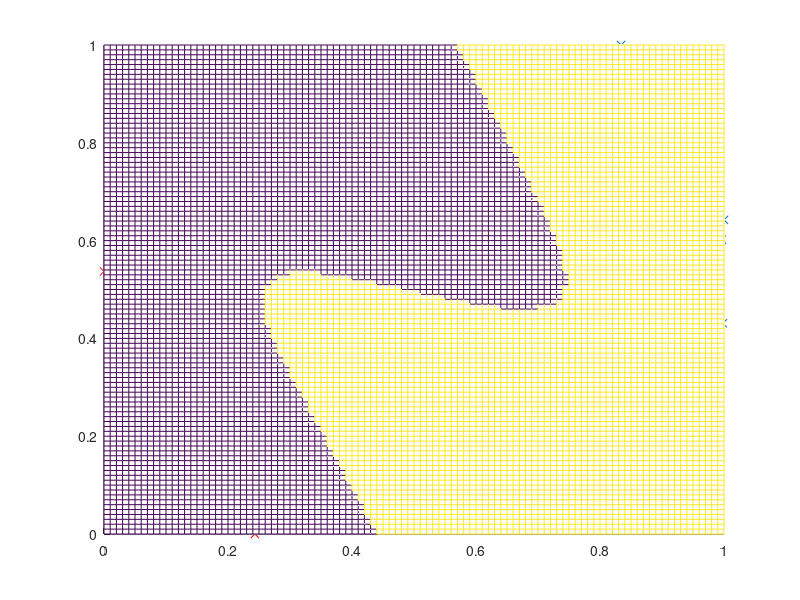

Reproduce this figure in MATLAB.
clear all
close all
clc


% gera��o dos dados
% A = gendatb([500 500]); [C,D] = gendat(A,0.2);
% xn = A.data;
% Maximo = max(xn);
% Minimo = min(xn);
% for i = 1:length(xn)
%     x(i,:) = (xn(i,:) - Minimo)./ (Maximo-Minimo) ;
% end
% 
% y = [repmat([0 1],500,1) ;repmat([1 0],500,1)]';

load('DadosExemplo.mat')
 %Par�metros
Dn=x';

[LinD ColD]=size(x');

I=randperm(ColD);
Dn=Dn(:,I);
alvos=y(:,I);   % Embaralha saidas desejadas tambem p/ manter correspondencia com vetor de entrada

% Define tamanho dos conjuntos de treinamento/teste (hold out)
ptrn=0.8;    % Porcentagem usada para treino
ptst=1-ptrn; % Porcentagem usada para teste

J=floor(ptrn*ColD);

% Vetores para treinamento e saidas desejadas correspondentes
P = Dn(:,1:J); T1 = alvos(:,1:J); 
[lP cP]=size(P);   % Tamanho da matriz de vetores de treinamento

% Vetores para teste e saidas desejadas correspondentes
Q = Dn(:,J+1:end); T2 = alvos(:,J+1:end); 
[lQ, cQ]=size(Q);   % Tamanho da matriz de vetores de teste


% DEFINE ARQUITETURA DA REDE
%===========================
Ne = 500; % No. de epocas de treinamento
Nh = 12;   % No. de nuronios na camada oculta
No = 2;   % No. de neuronios na camada de saida

alfa=0.3;   % Passo de aprendizagem

% Inicia matrizes de pesos
WW=0.2*rand(Nh,lP+1);   % Pesos entrada -> camada oculta

MM=0.2*rand(No,Nh+1);   % Pesos camada oculta -> camada de saida

%%% ETAPA DE TREINAMENTO
for t=1:Ne,
    
    Epoca=t,
    
    I=randperm(cP); P=P(:,I); T1=T1(:,I);   % Embaralha vetores de treinamento e saidas desejadas
    
    EQ=0;
    for tt=1:cP,   % Inicia LOOP de epocas de treinamento
        % CAMADA OCULTA
        X=[-1; P(:,tt)];      % Constroi vetor de entrada com adicao da entrada x0=-1
        Ui = WW * X;          % Ativacao (net) dos neuronios da camada oculta
        Yi = 1./(1+exp(-Ui)); % Saida entre [0,1] (funcao logistica)

        % CAMADA DE SAIDA 
        Y=[-1; Yi];           % Constroi vetor de entrada DESTA CAMADA com adicao da entrada y0=-1
        Uk = MM * Y;          % Ativacao (net) dos neuronios da camada de saida
        Ok = 1./(1+exp(-Uk)); % Saida entre [0,1] (funcao logistica)

        % CALCULO DO ERRO 
        Ek = T1(:,tt) - Ok;           % erro entre a saida desejada e a saida da rede
        
        %%% CALCULO DOS GRADIENTES LOCAIS
        Dk = Ok.*(1 - Ok);  % derivada da sigmoide logistica (camada de saida)
        DDk = Ek.*Dk;       % gradiente local (camada de saida)
        
        Di = Yi.*(1 - Yi); % derivada da sigmoide logistica (camada oculta)
        DDi = Di.*(MM(:,2:end)'*DDk);    % gradiente local (camada oculta)

        % AJUSTE DOS PESOS - CAMADA DE SAIDA
        MM = MM + alfa*DDk*Y';
        
        % AJUSTE DOS PESOS - CAMADA OCULTA
        WW = WW + alfa*DDi*X';
        erroExemplo(tt,:) = Ek;
    end   % Fim de uma epoca
    
    erro(t) = sum(sum(erroExemplo.^2));
    % MEDIA DO ERRO QUADRATICO P/ EPOCA
end   % Fim do loop de treinamento


%% ETAPA DE TESTE  %%%
EQ2=0;
HID2=[];
OUT2=[];
for tt=1:cQ,
    % CAMADA OCULTA
    X=[-1; Q(:,tt)];      % Constroi vetor de entrada com adicao da entrada x0=-1
    Ui = WW * X;          % Ativacao (net) dos neuronios da camada oculta
    Yi = 1./(1+exp(-Ui)); % Saida entre [0,1] (funcao logistica)
    
    % CAMADA DE SAIDA 
    Y=[-1; Yi];           % Constroi vetor de entrada DESTA CAMADA com adicao da entrada y0=-1
    Uk = MM * Y;          % Ativacao (net) dos neuronios da camada de saida
    Ok = 1./(1+exp(-Uk)); % Saida entre [0,1] (funcao logistica)
    OUT2=[OUT2 Ok];       % Armazena saida da rede
    
    
end


% CALCULA TAXA DE ACERTO
count_OK=0;  % Contador de acertos
for t=1:cQ,
    [T2max iT2max]=max(T2(:,t));  % Indice da saida desejada de maior valor
    [OUT2_max iOUT2_max]=max(OUT2(:,t)); % Indice do neuronio cuja saida eh a maior
    if iT2max==iOUT2_max,   % Conta acerto se os dois indices coincidem 
        count_OK=count_OK+1;
    end
end

% Taxa de acerto global
Tx_OK=100*(count_OK/cQ)


% Gera a figura da superf�cie de decis�o
xc = 0:0.01:1;
yc = 0:0.01:1;

OUT3 = [];
IdxX = [];
IdxY = [];
for i = 1:length(xc)
    for j = 1:length(yc)
        X=[-1; xc(i) ;yc(j)];      % Constroi vetor de entrada com adicao da entrada x0=-1
        Ui = WW * X;          % Ativacao (net) dos neuronios da camada oculta
        Yi = 1./(1+exp(-Ui)); % Saida entre [0,1] (funcao logistica)
        
        % CAMADA DE SAIDA 
        Y=[-1; Yi];           % Constroi vetor de entrada DESTA CAMADA com adicao da entrada y0=-1
        Uk = MM * Y;          % Ativacao (net) dos neuronios da camada de saida
        Ok = 1./(1+exp(-Uk)); % Saida entre [0,1] (funcao logistica)
        OUT3=[OUT3 Ok];       % Armazena saida da rede
        
        [OUT3_max iOUT3_max]=max(Ok); % Indice do neuronio cuja saida eh a maior

        Result(i,j) = iOUT3_max;
        ResultIdxX(i,j) = xc(i);
        ResultIdxY(i,j) = yc(j);
        IdxX = [IdxX xc(i)];
        IdxY = [IdxY yc(j)];
    end
end
hold on
mesh(ResultIdxX,ResultIdxY,Result)
hold on
plot(x(1:500,1),x(1:500,2),'x')
plot(x(501:1000,1),x(501:1000,2),'rx')